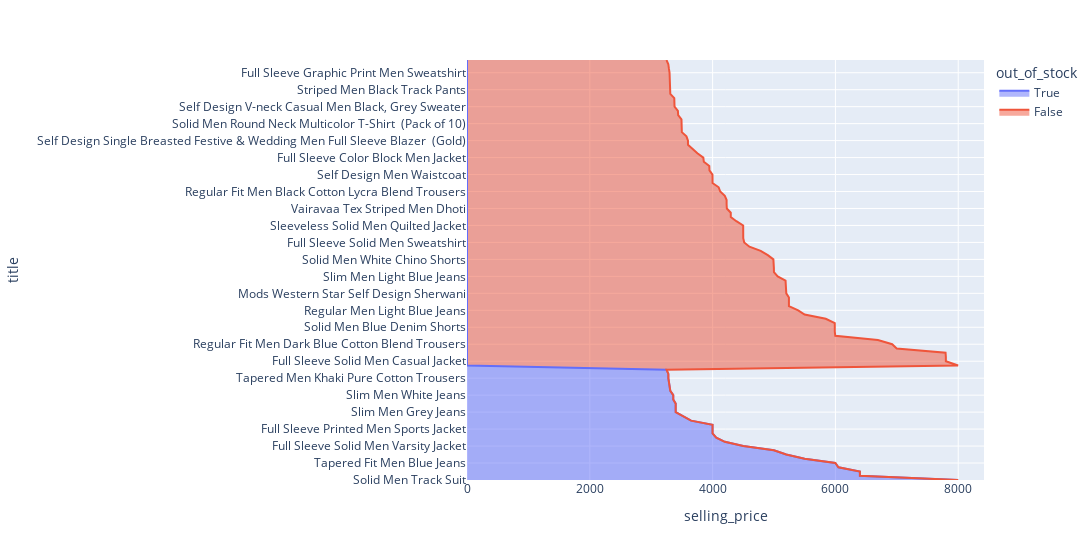

The notebook cell saved with this chart:
### Code cell
px.area(high_selling_price_df.head(100), y ='title', x = 'selling_price',color='out_of_stock',width=1300)

### Figure 1 — Plotly figure (JSON) as saved in the notebook; plotly's stock layout.template omitted (floating-point values rounded to 4 significant figures)
{"data": [{"fillpattern": {"shape": ""}, "hovertemplate": "out_of_stock=True<br>selling_price=%{x}<br>title=%{y}<extra></extra>", "legendgroup": "True", "line": {"color": "#636efa"}, "marker": {"symbol": "circle"}, "mode": "lines", "name": "True", "orientation": "h", "showlegend": true, "stackgroup": "1", "type": "scatter", "x": [7999, 6399, 6399, 6049, 5999, 5498, 5199, 4998, 4499, 4199, 4059, 3999, 3999, 3999, 3649, 3519, 3399, 3399, 3399, 3359, 3359, 3311, 3299, 3279, 3279, 3279, 3249], "xaxis": "x", "y": ["Solid Men Track Suit", "Slim Men Black Jeans", "Slim Men Dark Blue Jeans", "Full Sleeve Solid Men Padded Jacket", "Tapered Fit Men Blue Jeans", "Full Sleeve Solid Men Riding Jacket", "2 Piece Self Design Men Suit", "Full Sleeve Colorblock Men Casual Jacket", "Full Sleeve Solid Men Varsity Jacket", "Printed Men Blue Track Pants", "Solid Men Blue Track Pants", "Regular Men Black Jeans", "Full Sleeve Printed Men Sports Jacket", "Men Slim Fit Printed Casual Shirt", "Full Sleeve Applique Men Bomber Jacket", "Slim Fit Men Green Cotton Blend Trousers", "Slim Men Grey Jeans", "Super Skinny Men Black Jeans", "Skinny Men Black Jeans", "Regular Fit Men Dark Blue Pure Cotton Trousers", "Slim Men White Jeans", "Striped Men Blue Track Pants", "Full Sleeve Printed Men Casual Jacket", "Tapered Men Dark Green Pure Cotton Trousers", "Tapered Men Khaki Pure Cotton Trousers", "Tapered Men Black Cotton Blend Trousers", "Full Sleeve Checkered Men Bomber Jacket"], "yaxis": "y"}, {"fillpattern": {"shape": ""}, "hovertemplate": "out_of_stock=False<br>selling_price=%{x}<br>title=%{y}<extra></extra>", "legendgroup": "False", "line": {"color": "#EF553B"}, "marker": {"symbol": "circle"}, "mode": "lines", "name": "False", "orientation": "h", "showlegend": true, "stackgroup": "1", "type": "scatter", "x": [7998, 7799, 7799, 7794, 6998, 6925, 6692, 5998, 5990, 5990, 5990, 5843, 5498, 5394, 5243, 5243, 5243, 5200, 5199, 5199, 5188, 5060, 4999, 4998, 4990, 4990, 4899, 4783, 4599, 4515, 4499, 4499, 4499, 4498, 4387, 4296, 4296, 4232, 4228, 4228, 4199, 4124, 4099, 3999, 3999, 3998, 3949, 3946, 3857, 3849, 3752, 3672, 3599, 3599, 3574, 3499, 3499, 3499, 3493, 3439, 3435, 3380, 3380, 3376, 3311, 3311, 3299, 3299, 3299, 3299, 3288, 3279, 3249], "xaxis": "x", "y": ["Checkered Single Breasted Party Men Full Sleeve Blazer  (Grey)", "Full Sleeve Solid Men Casual Jacket", "Full Sleeve Printed Men Sweatshirt", "Skinny Men Blue Jeans", "Self Design Single Breasted Party Men Full Sleeve Blazer  (Blue)", "Regular Fit Men Dark Blue Cotton Blend Trousers", "Maxx Regular Men Black Jeans", "Full Sleeve Solid Men Quilted Jacket", "Solid Men Beige Denim Shorts", "Solid Men Blue Denim Shorts", "Slim Men Blue Jeans", "Tapered Fit Men White Jeans", "Full Sleeve Solid Men Bomber Jacket", "Regular Men Light Blue Jeans", "Regular Fit Men Blue Cotton Blend Trousers", "Regular Fit Men Brown Cotton Blend Trousers", "Regular Fit Men Green Cotton Blend Trousers", "Mods Western Star Self Design Sherwani", "3 Piece Solid Men Suit", "2 Piece Solid Men Suit", "Full Sleeve Self Design Men Casual Jacket", "Slim Men Light Blue Jeans", "Full Sleeve Striped Men Bomber Jacket", "Full Sleeve Solid Men Jacket", "Solid Men Dark Blue Chino Shorts", "Solid Men White Chino Shorts", "Full Sleeve Solid Men Sports Jacket", "Vairavaa Tex Solid Men Dhoti", "Self Design Single Breasted Wedding, Casual, Party, Formal, Festive, Festive & Wedding Men Full Sleeve Blazer  (Green)", "Full Sleeve Solid Men Sweatshirt", "Solid Men Black Track Pants", "Full Sleeve Color Block Men Sweatshirt", "Sleeveless Solid Men Casual Jacket", "Sleeveless Solid Men Quilted Jacket", "SIVAA TEX Men's Pure Silk White Dhoti Men Dhoti", "Skinny Men Dark Blue Jeans", "Tapered Fit Men Black Jeans", "Vairavaa Tex Striped Men Dhoti", "Men Slim Fit Self Design Casual Shirt", "Men Slim Fit Striped Casual Shirt", "Solid Men Grey Track Pants", "Regular Fit Men Black Cotton Lycra Blend Trousers", "Solid Men Round Neck Multicolor T-Shirt  (Pack of 12)", "Color Block Men Black Track Pants", "Printed Men Round Neck Dark Blue T-Shirt", "Self Design Men Waistcoat", "Jogger Fit Men Black Jeans", "Men Slim Fit Striped Spread Collar Casual Shirt", "Sleeveless Solid Men Padded Jacket", "Full Sleeve Color Block Men Jacket", "Slim Men Green Jeans", "Printed Men Polo Neck Dark Blue T-Shirt", "Checkered Single Breasted Festive & Wedding Men Full Sleeve Blazer  (Grey)", "Self Design Single Breasted Festive & Wedding Men Full Sleeve Blazer  (Gold)", "Printed Men Round Neck Black T-Shirt", "Solid Men Shawl Neck Multicolor T-Shirt  (Pack of 10)", "Solid Men Blue Sports Shorts", "Solid Men Round Neck Multicolor T-Shirt  (Pack of 10)", "Men Slim Fit Striped Mandarin Collar Casual Shirt", "Printed Men Track Suit", "Men Blue Jeans", "Self Design V-neck Casual Men Black, Grey Sweater", "Woven Round Neck Casual Men Black, Grey Sweater", "Sleeveless Textured Men Nehru Jacket", "Solid Men Red Track Pants", "Striped Men Black Track Pants", "Full Sleeve Color Block Men Casual Jacket", "Full Sleeve Colorblock Men Sports Jacket", "Graphic Print Men Blue Track Pants", "Full Sleeve Graphic Print Men Sweatshirt", "Vairavaa Tex 100% Cotton | Traditionally Woven | 1'Inch Silver Kasavu Borderd Kerala Mundu | 4.00'm Mundu | Pack of 6 Solid Men Dhoti", "Solid Single Breasted Formal Men Full Sleeve Blazer  (Grey)", "Printed Men Black Track Pants"], "yaxis": "y"}], "layout": {"legend": {"title": {"text": "out_of_stock"}, "tracegroupgap": 0}, "margin": {"t": 60}, "width": 1300, "xaxis": {"anchor": "y", "domain": [0, 1], "title": {"text": "selling_price"}}, "yaxis": {"anchor": "x", "domain": [0, 1], "title": {"text": "title"}}}}
